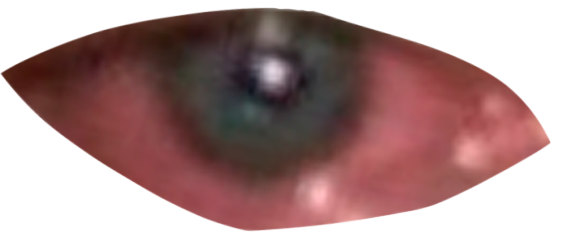
#> input picture Eye_filter/ojo_der.png, 578 x 247 px
$ python -i main.py   (imports and definitions only)
#> lines starting #> are read from the running program, lines starting #| are printed output that depends on the picture
import cv2
from time import time
import mediapipe as mp
import itertools
import numpy as np

# [2 lines that did not run here, left out]
# [3 lines not run here, left out]


def getSize(face_landmarks, INDEXES):
    INDEXES_LIST = list(itertools.chain(*INDEXES))
    landmarks = []

    for i in INDEXES_LIST:
        landmarks.append([int(face_landmarks.landmark[i].x * width),
                          int(face_landmarks.landmark[i].y * height)])

    landmarks = np.array(landmarks)

    x, y, width_landmark, height_landmark = cv2.boundingRect(landmarks)

    return width_landmark, height_landmark, landmarks


def overlay(frame, filter, landmarks, INDEXES):
    try:
        filter_h, filter_w, _ = filter.shape
        _, part_height, landmarks = getSize(landmarks, INDEXES)
        required_height = int(part_height * 1.5)
        resized_filter_img = cv2.resize(filter, (int(filter_w * (required_height / filter_h)), required_height))
        filter_h, filter_w, _ = resized_filter_img.shape

        _, filter_img_mask = cv2.threshold(cv2.cvtColor(resized_filter_img, cv2.COLOR_BGR2GRAY),
                                           25, 255, cv2.THRESH_BINARY_INV)
        center = landmarks.mean(axis=0).astype("int")

        location = (int(center[0] - filter_w / 2), int(center[1] - filter_h / 2))

        ROI = frame[location[1]: location[1] + filter_h, location[0]: location[0] + filter_w]

        resultant_image = cv2.bitwise_and(ROI, ROI, mask=filter_img_mask)

        resultant_image = cv2.add(resultant_image, resized_filter_img)

        frame[location[1]: location[1] + filter_h,
        location[0]: location[0] + filter_w] = resultant_image
    except Exception as e:
        pass


def sad_luismi_filter(frame):
    results = face_mesh.process(frame)

    if results.multi_face_landmarks:

        for face, face_landmarks in enumerate(results.multi_face_landmarks):
            overlay(frame=frame, landmarks=face_landmarks, filter=sonrisa_luismi,
                    INDEXES=mp.solutions.face_mesh.FACEMESH_LIPS)
            overlay(frame=frame, landmarks=face_landmarks, filter=ojo_der,
                    INDEXES=mp.solutions.face_mesh.FACEMESH_RIGHT_EYE)
            overlay(frame=frame, landmarks=face_landmarks, filter=ojo_izq,
                    INDEXES=mp.solutions.face_mesh.FACEMESH_LEFT_EYE)


previousTime = 0
sad_luismi =  True
# [46 lines not run here, left out]

>>> import cv2
>>> picture = cv2.imread('Eye_filter/ojo_der.png', cv2.IMREAD_GRAYSCALE)
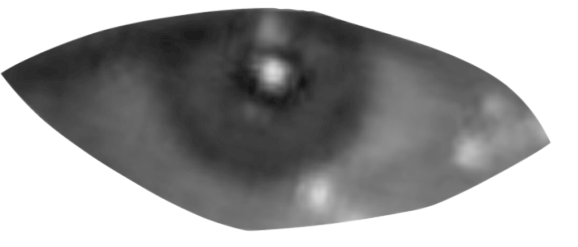
#> picture: shape (247, 578); min 21, max 255, mean 158.7
#> (the run stopped early here; a loop or call above may not have finished)

$ run again, on Eye_filter/ojo_izq.png
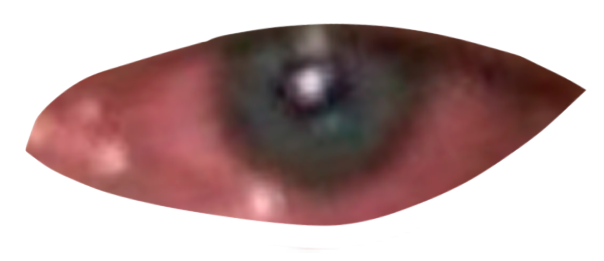
#> input picture Eye_filter/ojo_izq.png, 604 x 261 px
#> `picture = cv2.imread('Eye_filter/ojo_der.png', cv2.IMREAD_GRAYSCALE)`:
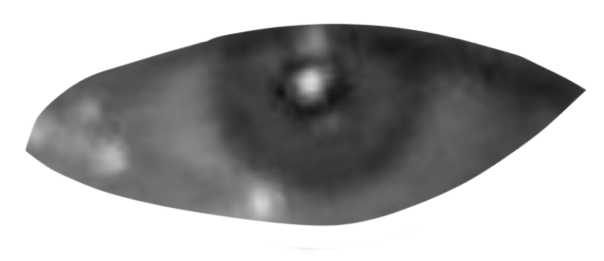
#> picture: shape (261, 604); min 19, max 255, mean 168.7
